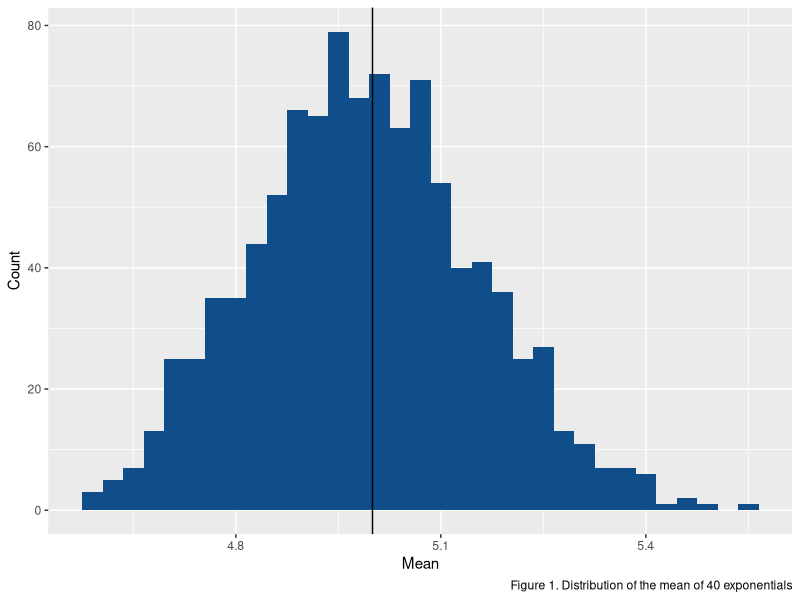
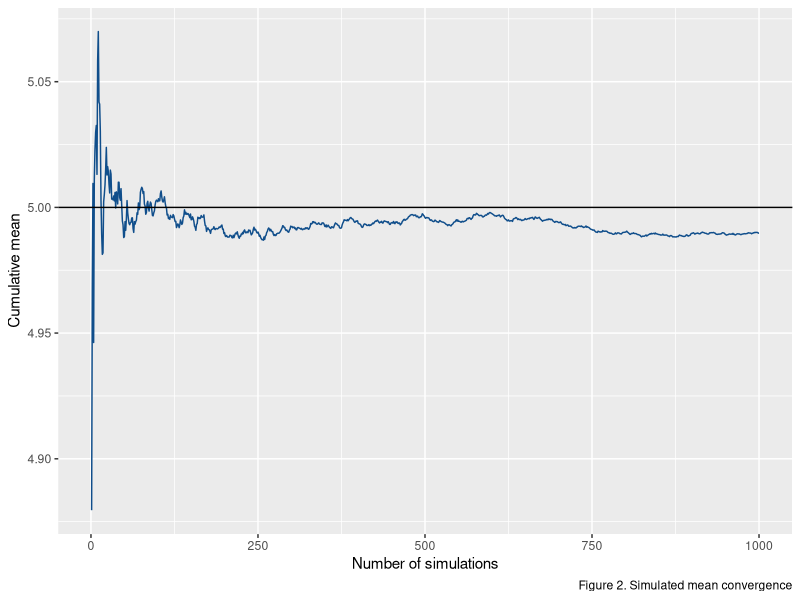
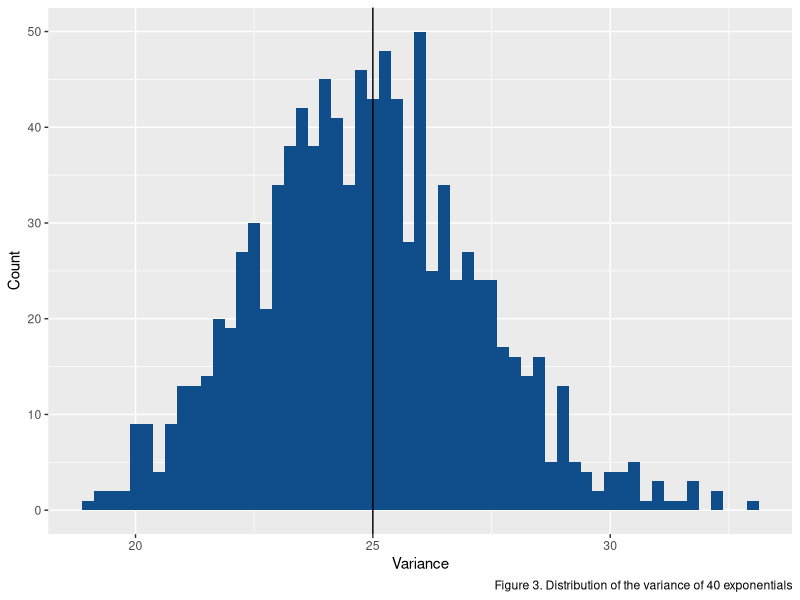
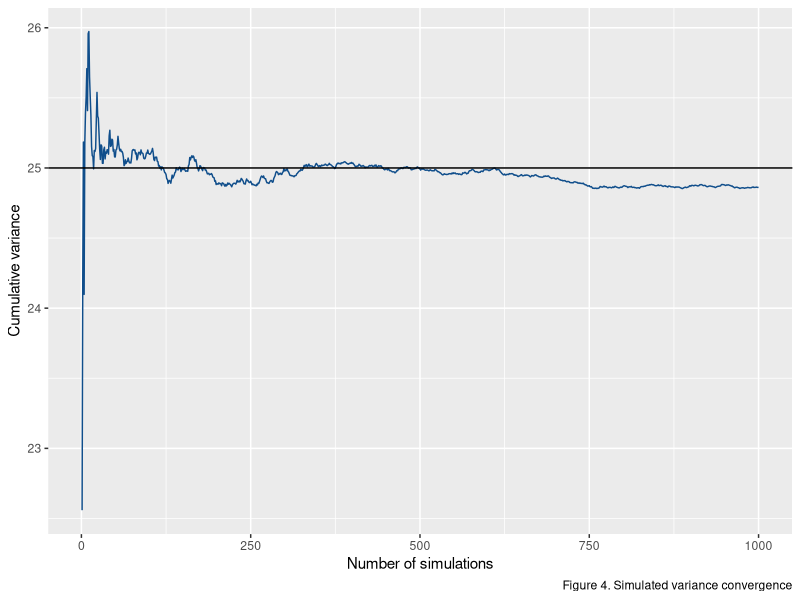
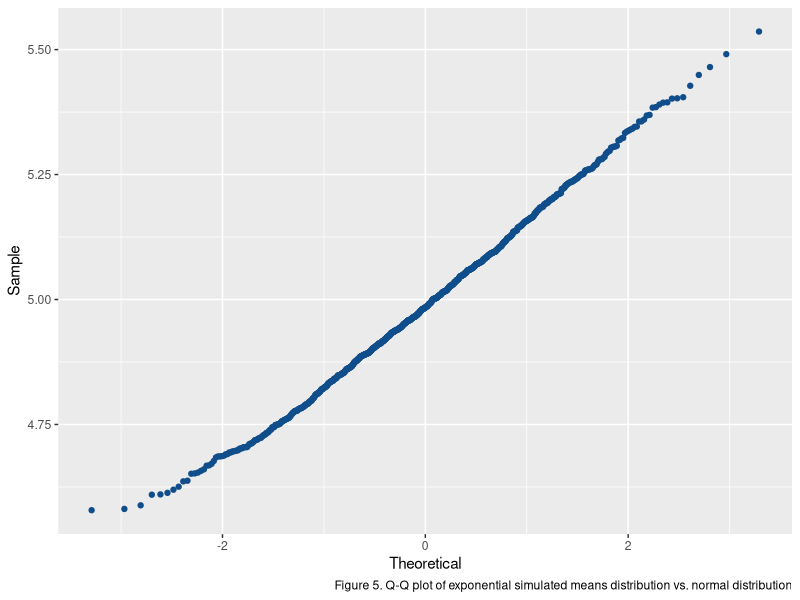

The R script that drew these images, in order:
## ---- chunk 1
knitr::opts_chunk$set(echo = TRUE)
## ---- chunk 2

lambda <- 0.2
n = 1000
sim.results <- data.frame(n = seq(1, n), mean = rep(NA, n), cum.mean = rep(NA, n),
                          variance = rep(NA, n), cum.variance = rep(NA, n))
for (i in 1:n) {
    sim = rexp(n, lambda)
    sim.results$mean[i] <- mean(sim)
    sim.results$variance[i] <- var(sim)
    sim.results$cum.mean[i] <- mean(sim.results$mean[1:i])
    sim.results$cum.variance[i] <- mean(sim.results$variance[1:i])
}
## ---- chunk 3
library(ggplot2)
ggplot(sim.results, aes(mean)) + 
    geom_histogram(binwidth = 0.03, fill = "dodgerblue4") +
    labs(x = "Mean", y = "Count", 
         caption = "Figure 1. Distribution of the mean of 40 exponentials") +
    geom_vline(aes(xintercept = 1 / lambda))
## ---- chunk 4
ggplot(sim.results, aes(x = n, y = cum.mean)) +
    geom_line(color = "dodgerblue4") +
    labs(x = "Number of simulations", y = "Cumulative mean",
         caption = "Figure 2. Simulated mean convergence") +
    geom_hline(aes(yintercept = 1 / lambda))
## ---- chunk 5
ggplot(sim.results, aes(variance)) +
    geom_histogram(binwidth = 0.25, fill = "dodgerblue4") +
    labs(x = "Variance", y = "Count",
         caption = "Figure 3. Distribution of the variance of 40 exponentials") +
    geom_vline(aes(xintercept = (1 / lambda)^2))
## ---- chunk 6
ggplot(sim.results, aes(x = n, y = cum.variance)) +
    geom_line(color = "dodgerblue4") +
    labs(x = "Number of simulations", y = "Cumulative variance",
         caption = "Figure 4. Simulated variance convergence") +
    geom_hline(aes(yintercept = (1 / lambda^2))) 
## ---- chunk 7
ggplot(sim.results, aes(sample = mean)) +
    stat_qq(color = "dodgerblue4", distribution = qnorm) +
    labs(x = "Theoretical", y ="Sample", 
         caption = "Figure 5. Q-Q plot of exponential simulated means distribution vs. normal distribution")
